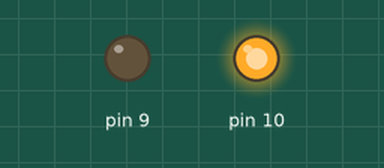
Simulated run of this sketch. Board: Arduino Uno, built with avr-gcc and run on an emulated ATmega328P. Parts: output pins drawn as LEDs (lit = HIGH).

Above: at 1.5 s.
At 3.5 s:
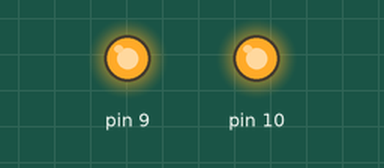
At 5.0 s:
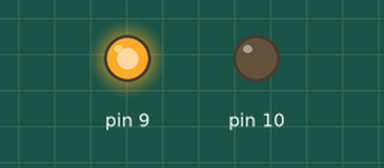
Timing chart, 0 to 7.8 s (numbered marks = the images above):
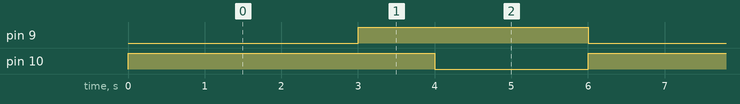

The sketch:

TrafficLightChallenge.ino
```cpp
void setup() {

}

void loop() {
    analogWrite(10, 255);
    delay(3000);
    analogWrite(9, 255);
    delay(1000);
    analogWrite(10, 0);
    delay(2000);
    analogWrite(9, 0);
}
```

Measured:
- by itself, pin 9: alternates HIGH for 3.0 s and LOW for 3.0 s
- by itself, pin 10: alternates HIGH for 4.0 s and LOW for 2.0 s
- by itself, everything shown: repeats every 6.0 s, in 4 steps
